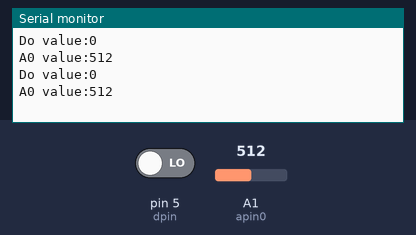
Bench run of a sketch on a simulated Arduino Uno, built with avr-gcc and run on an emulated ATmega328P. Parts: the last lines printed to the serial monitor. The test bench sets the inputs (shaded band); at power-on: A1 (apin0) = 512, pin 5 (dpin) LOW.

Above: at 5.8 s.
5.9 s: A1 (apin0) set to 716
At 10.4 s:
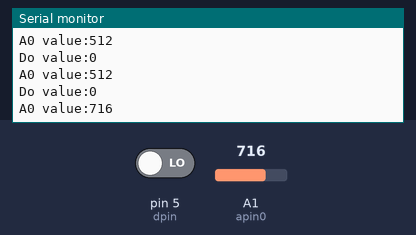
11.9 s: pin 5 (dpin) driven HIGH
17.9 s: A1 (apin0) set to 900
At 20.5 s:
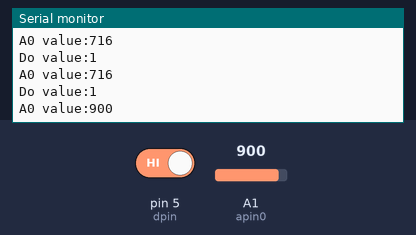
Timing chart, 0 to 22.0 s (numbered marks = the images above; inputs shaded):
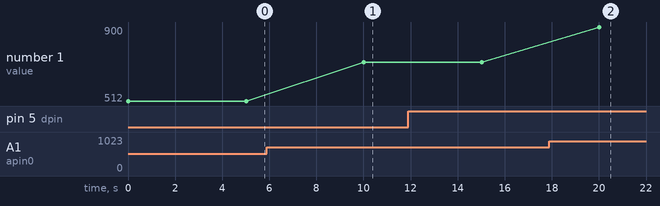

The sketch:

moisture.ino
```cpp
int dpin=5;
int apin0=1;
int apinval;
void setup() {
  // put your setup code here, to run once:
pinMode(dpin,INPUT);
Serial.begin(9600);
}


void loop() {
  // put your main code here, to run repeatedly:
Serial.print("Do value:");
Serial.println(digitalRead(dpin));
Serial.print("A0 value:");
apinval=analogRead(apin0);
Serial.println(apinval);
delay(5000);

}
```

Measured:
- after the input at 5.9 s, the serial monitor: prints a new line after 4.1 s (image 1)
- after the input at 17.9 s, the serial monitor: prints a new line after 2.1 s (image 2)
- plotted number 1: 512 → 716 after the input at 5.9 s, 716 → 900 after the input at 17.9 s
